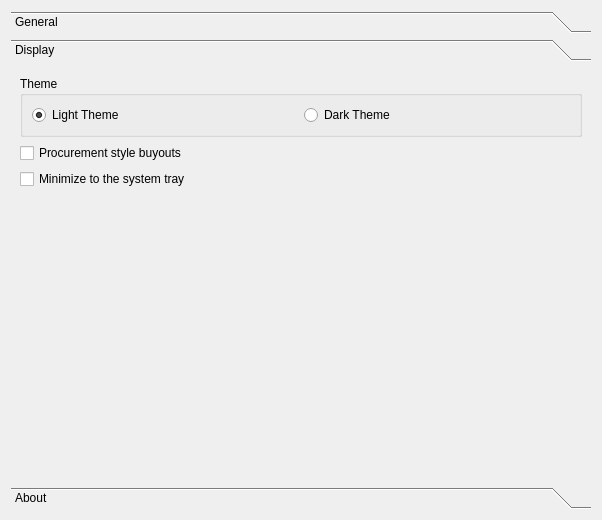
<?xml version="1.0" encoding="UTF-8"?>
<ui version="4.0">
 <class>SettingsPane</class>
 <widget class="QWidget" name="SettingsPane">
  <property name="geometry">
   <rect>
    <x>0</x>
    <y>0</y>
    <width>602</width>
    <height>520</height>
   </rect>
  </property>
  <property name="windowTitle">
   <string>Form</string>
  </property>
  <layout class="QVBoxLayout" name="verticalLayout">
   <item>
    <widget class="QToolBox" name="toolBox">
     <property name="currentIndex">
      <number>1</number>
     </property>
     <widget class="QWidget" name="page">
      <property name="geometry">
       <rect>
        <x>0</x>
        <y>0</y>
        <width>567</width>
        <height>635</height>
       </rect>
      </property>
      <attribute name="label">
       <string>General</string>
      </attribute>
      <layout class="QVBoxLayout" name="verticalLayout_9">
       <property name="spacing">
        <number>14</number>
       </property>
       <item>
        <widget class="QLabel" name="label_7">
         <property name="font">
          <font>
           <weight>75</weight>
           <bold>true</bold>
          </font>
         </property>
         <property name="text">
          <string>Items and Tabs</string>
         </property>
        </widget>
       </item>
       <item>
        <widget class="QGroupBox" name="refreshItemsBox">
         <property name="title">
          <string>Automatically Refresh Items</string>
         </property>
         <property name="checkable">
          <bool>true</bool>
         </property>
         <layout class="QFormLayout" name="formLayout_4">
          <property name="sizeConstraint">
           <enum>QLayout::SetDefaultConstraint</enum>
          </property>
          <item row="1" column="0">
           <widget class="QLabel" name="label_4">
            <property name="text">
             <string>Refresh Interval</string>
            </property>
           </widget>
          </item>
          <item row="1" column="1">
           <widget class="QSpinBox" name="refreshItemsIntervalBox">
            <property name="enabled">
             <bool>true</bool>
            </property>
            <property name="suffix">
             <string>m</string>
            </property>
            <property name="minimum">
             <number>1</number>
            </property>
            <property name="maximum">
             <number>180</number>
            </property>
            <property name="value">
             <number>30</number>
            </property>
           </widget>
          </item>
         </layout>
        </widget>
       </item>
       <item>
        <layout class="QGridLayout" name="gridLayout">
         <item row="0" column="0">
          <widget class="QGroupBox" name="groupBox">
           <property name="title">
            <string>Exclude Tabs from Acquisition</string>
           </property>
           <property name="flat">
            <bool>false</bool>
           </property>
           <property name="checkable">
            <bool>false</bool>
           </property>
           <property name="checked">
            <bool>false</bool>
           </property>
           <layout class="QVBoxLayout" name="verticalLayout_3">
            <item>
             <widget class="QListWidget" name="tabExclusionListWidget">
              <property name="sizePolicy">
               <sizepolicy hsizetype="Expanding" vsizetype="Expanding">
                <horstretch>0</horstretch>
                <verstretch>0</verstretch>
               </sizepolicy>
              </property>
              <property name="editTriggers">
               <set>QAbstractItemView::DoubleClicked|QAbstractItemView::EditKeyPressed</set>
              </property>
              <property name="tabKeyNavigation">
               <bool>true</bool>
              </property>
              <property name="showDropIndicator" stdset="0">
               <bool>false</bool>
              </property>
              <property name="dragDropOverwriteMode">
               <bool>false</bool>
              </property>
              <property name="dragDropMode">
               <enum>QAbstractItemView::DragOnly</enum>
              </property>
              <property name="alternatingRowColors">
               <bool>true</bool>
              </property>
              <property name="selectionMode">
               <enum>QAbstractItemView::SingleSelection</enum>
              </property>
              <property name="selectionBehavior">
               <enum>QAbstractItemView::SelectRows</enum>
              </property>
              <property name="movement">
               <enum>QListView::Snap</enum>
              </property>
              <property name="uniformItemSizes">
               <bool>true</bool>
              </property>
              <property name="sortingEnabled">
               <bool>false</bool>
              </property>
             </widget>
            </item>
            <item>
             <layout class="QHBoxLayout" name="horizontalLayout_2">
              <item>
               <spacer name="horizontalSpacer">
                <property name="orientation">
                 <enum>Qt::Horizontal</enum>
                </property>
                <property name="sizeHint" stdset="0">
                 <size>
                  <width>40</width>
                  <height>20</height>
                 </size>
                </property>
               </spacer>
              </item>
              <item>
               <widget class="QPushButton" name="addTabExclusion">
                <property name="text">
                 <string>Add</string>
                </property>
               </widget>
              </item>
              <item>
               <widget class="QPushButton" name="removeTabExclusion">
                <property name="text">
                 <string>Remove</string>
                </property>
               </widget>
              </item>
             </layout>
            </item>
           </layout>
          </widget>
         </item>
        </layout>
       </item>
       <item>
        <widget class="QLabel" name="label_3">
         <property name="font">
          <font>
           <weight>75</weight>
           <bold>true</bold>
          </font>
         </property>
         <property name="text">
          <string>Forum Threads</string>
         </property>
        </widget>
       </item>
       <item>
        <widget class="QGroupBox" name="groupBox_2">
         <property name="title">
          <string>Shop Options</string>
         </property>
         <layout class="QVBoxLayout" name="verticalLayout_4">
          <item>
           <layout class="QVBoxLayout" name="verticalLayout_2">
            <property name="spacing">
             <number>0</number>
            </property>
            <item>
             <widget class="QTableWidget" name="shopsWidget">
              <property name="sizePolicy">
               <sizepolicy hsizetype="Expanding" vsizetype="Expanding">
                <horstretch>0</horstretch>
                <verstretch>0</verstretch>
               </sizepolicy>
              </property>
              <property name="showDropIndicator" stdset="0">
               <bool>false</bool>
              </property>
              <property name="dragDropOverwriteMode">
               <bool>false</bool>
              </property>
              <property name="alternatingRowColors">
               <bool>true</bool>
              </property>
              <property name="selectionMode">
               <enum>QAbstractItemView::SingleSelection</enum>
              </property>
              <property name="selectionBehavior">
               <enum>QAbstractItemView::SelectRows</enum>
              </property>
              <attribute name="horizontalHeaderStretchLastSection">
               <bool>true</bool>
              </attribute>
              <column>
               <property name="text">
                <string>Shop ID</string>
               </property>
              </column>
              <column>
               <property name="text">
                <string>Template</string>
               </property>
              </column>
             </widget>
            </item>
            <item>
             <layout class="QHBoxLayout" name="horizontalLayout">
              <property name="spacing">
               <number>6</number>
              </property>
              <item>
               <spacer name="horizontalSpacer_2">
                <property name="orientation">
                 <enum>Qt::Horizontal</enum>
                </property>
                <property name="sizeHint" stdset="0">
                 <size>
                  <width>40</width>
                  <height>20</height>
                 </size>
                </property>
               </spacer>
              </item>
              <item>
               <widget class="QPushButton" name="copyShopButton">
                <property name="text">
                 <string>Copy Shop to Clipboard</string>
                </property>
                <property name="flat">
                 <bool>true</bool>
                </property>
               </widget>
              </item>
              <item>
               <widget class="QPushButton" name="addShopButton">
                <property name="text">
                 <string>Add</string>
                </property>
               </widget>
              </item>
              <item>
               <widget class="QPushButton" name="removeShopButton">
                <property name="text">
                 <string>Remove</string>
                </property>
               </widget>
              </item>
             </layout>
            </item>
           </layout>
          </item>
          <item>
           <widget class="QCheckBox" name="updateShopBox">
            <property name="text">
             <string>Automatically Update Shops</string>
            </property>
           </widget>
          </item>
          <item>
           <widget class="QCheckBox" name="bumpShopBox">
            <property name="text">
             <string>Bump Shops after Update (Every hour at maximum)</string>
            </property>
           </widget>
          </item>
         </layout>
        </widget>
       </item>
       <item>
        <widget class="Line" name="line_2">
         <property name="orientation">
          <enum>Qt::Horizontal</enum>
         </property>
        </widget>
       </item>
       <item>
        <widget class="QLabel" name="label_8">
         <property name="font">
          <font>
           <weight>75</weight>
           <bold>true</bold>
          </font>
         </property>
         <property name="text">
          <string>Trade Status</string>
         </property>
        </widget>
       </item>
       <item>
        <widget class="QGroupBox" name="refreshTradeBox">
         <property name="title">
          <string>Automatically Refresh Trade Status</string>
         </property>
         <property name="checkable">
          <bool>true</bool>
         </property>
         <layout class="QFormLayout" name="formLayout">
          <item row="2" column="0">
           <widget class="QLabel" name="label_6">
            <property name="text">
             <string>Private URL</string>
            </property>
           </widget>
          </item>
          <item row="2" column="1">
           <widget class="QLineEdit" name="tradeURLLineEdit"/>
          </item>
          <item row="3" column="1">
           <widget class="QCheckBox" name="showTradeURL">
            <property name="text">
             <string>Show URL</string>
            </property>
           </widget>
          </item>
         </layout>
        </widget>
       </item>
       <item>
        <spacer name="verticalSpacer">
         <property name="orientation">
          <enum>Qt::Vertical</enum>
         </property>
         <property name="sizeHint" stdset="0">
          <size>
           <width>20</width>
           <height>40</height>
          </size>
         </property>
        </spacer>
       </item>
      </layout>
     </widget>
     <widget class="QWidget" name="page_2">
      <property name="geometry">
       <rect>
        <x>0</x>
        <y>0</y>
        <width>584</width>
        <height>421</height>
       </rect>
      </property>
      <attribute name="label">
       <string>Display</string>
      </attribute>
      <layout class="QVBoxLayout" name="verticalLayout_11">
       <item>
        <widget class="QGroupBox" name="groupBox_4">
         <property name="title">
          <string>Theme</string>
         </property>
         <layout class="QHBoxLayout" name="horizontalLayout_7">
          <item>
           <widget class="QRadioButton" name="lightThemeRadioButton">
            <property name="text">
             <string>Light Theme</string>
            </property>
            <property name="checked">
             <bool>true</bool>
            </property>
           </widget>
          </item>
          <item>
           <widget class="QRadioButton" name="darkThemeRadioButton">
            <property name="text">
             <string>Dark Theme</string>
            </property>
           </widget>
          </item>
         </layout>
        </widget>
       </item>
       <item>
        <widget class="QCheckBox" name="buyoutStyleBox">
         <property name="text">
          <string>Procurement style buyouts</string>
         </property>
        </widget>
       </item>
       <item>
        <widget class="QCheckBox" name="minimizeBox">
         <property name="text">
          <string>Minimize to the system tray</string>
         </property>
        </widget>
       </item>
       <item>
        <spacer name="verticalSpacer_3">
         <property name="orientation">
          <enum>Qt::Vertical</enum>
         </property>
         <property name="sizeHint" stdset="0">
          <size>
           <width>20</width>
           <height>40</height>
          </size>
         </property>
        </spacer>
       </item>
      </layout>
     </widget>
     <widget class="QWidget" name="page_3">
      <property name="geometry">
       <rect>
        <x>0</x>
        <y>0</y>
        <width>584</width>
        <height>421</height>
       </rect>
      </property>
      <attribute name="label">
       <string>About</string>
      </attribute>
      <layout class="QVBoxLayout" name="verticalLayout_10">
       <property name="spacing">
        <number>0</number>
       </property>
       <property name="leftMargin">
        <number>0</number>
       </property>
       <property name="topMargin">
        <number>0</number>
       </property>
       <property name="rightMargin">
        <number>0</number>
       </property>
       <property name="bottomMargin">
        <number>0</number>
       </property>
       <item>
        <widget class="QTextBrowser" name="textBrowser">
         <property name="frameShape">
          <enum>QFrame::NoFrame</enum>
         </property>
         <property name="readOnly">
          <bool>true</bool>
         </property>
         <property name="html">
          <string>&lt;!DOCTYPE HTML PUBLIC &quot;-//W3C//DTD HTML 4.0//EN&quot; &quot;http://www.w3.org/TR/REC-html40/strict.dtd&quot;&gt;
&lt;html&gt;&lt;head&gt;&lt;meta name=&quot;qrichtext&quot; content=&quot;1&quot; /&gt;&lt;style type=&quot;text/css&quot;&gt;
p, li { white-space: pre-wrap; }
&lt;/style&gt;&lt;/head&gt;&lt;body style=&quot; font-family:'MS Shell Dlg 2'; font-size:8.25pt; font-weight:400; font-style:normal;&quot;&gt;
&lt;p align=&quot;center&quot; style=&quot; margin-top:0px; margin-bottom:0px; margin-left:0px; margin-right:0px; -qt-block-indent:0; text-indent:0px;&quot;&gt;&lt;span style=&quot; font-size:8pt;&quot;&gt;Based off Acquisition by XYZ, which can be found at &lt;/span&gt;&lt;a href=&quot;https://github.com/xyzz/acquisition&quot;&gt;&lt;span style=&quot; font-size:8pt; text-decoration: underline; color:#007af4;&quot;&gt;here&lt;/span&gt;&lt;/a&gt;&lt;span style=&quot; font-size:8pt;&quot;&gt;.&lt;/span&gt;&lt;/p&gt;
&lt;p align=&quot;center&quot; style=&quot;-qt-paragraph-type:empty; margin-top:0px; margin-bottom:0px; margin-left:0px; margin-right:0px; -qt-block-indent:0; text-indent:0px; font-size:8pt;&quot;&gt;&lt;br /&gt;&lt;/p&gt;
&lt;p align=&quot;center&quot; style=&quot; margin-top:0px; margin-bottom:0px; margin-left:0px; margin-right:0px; -qt-block-indent:0; text-indent:0px;&quot;&gt;&lt;span style=&quot; font-size:8pt;&quot;&gt;Acquisition Plus is a fan-made modification based off of the 0.2f version of Acquisition. It features a lightly modified interface as well as some quality-of-life improvements.&lt;/span&gt;&lt;/p&gt;
&lt;p align=&quot;center&quot; style=&quot;-qt-paragraph-type:empty; margin-top:0px; margin-bottom:0px; margin-left:0px; margin-right:0px; -qt-block-indent:0; text-indent:0px; font-size:8pt;&quot;&gt;&lt;br /&gt;&lt;/p&gt;
&lt;p align=&quot;center&quot; style=&quot; margin-top:0px; margin-bottom:0px; margin-left:0px; margin-right:0px; -qt-block-indent:0; text-indent:0px;&quot;&gt;&lt;span style=&quot; font-size:8pt;&quot;&gt;Please support the original developer if you enjoy this application. Thank you.&lt;/span&gt;&lt;/p&gt;
&lt;p align=&quot;center&quot; style=&quot;-qt-paragraph-type:empty; margin-top:0px; margin-bottom:0px; margin-left:0px; margin-right:0px; -qt-block-indent:0; text-indent:0px; font-size:8pt;&quot;&gt;&lt;br /&gt;&lt;/p&gt;
&lt;p align=&quot;center&quot; style=&quot;-qt-paragraph-type:empty; margin-top:0px; margin-bottom:0px; margin-left:0px; margin-right:0px; -qt-block-indent:0; text-indent:0px; font-size:8pt;&quot;&gt;&lt;br /&gt;&lt;/p&gt;
&lt;p align=&quot;center&quot; style=&quot; margin-top:0px; margin-bottom:0px; margin-left:0px; margin-right:0px; -qt-block-indent:0; text-indent:0px;&quot;&gt;&lt;span style=&quot; font-size:8pt;&quot;&gt;Acquisition Plus remains under the GNU General Public License v3 as required. You may download the source code &lt;/span&gt;&lt;a href=&quot;https://github.com/Novynn/acquisitionplus&quot;&gt;&lt;span style=&quot; font-size:8pt; text-decoration: underline; color:#0000ff;&quot;&gt;here&lt;/span&gt;&lt;/a&gt;&lt;span style=&quot; font-size:8pt;&quot;&gt;.&lt;/span&gt;&lt;/p&gt;&lt;/body&gt;&lt;/html&gt;</string>
         </property>
         <property name="openExternalLinks">
          <bool>true</bool>
         </property>
        </widget>
       </item>
      </layout>
     </widget>
    </widget>
   </item>
  </layout>
 </widget>
 <resources/>
 <connections/>
</ui>
